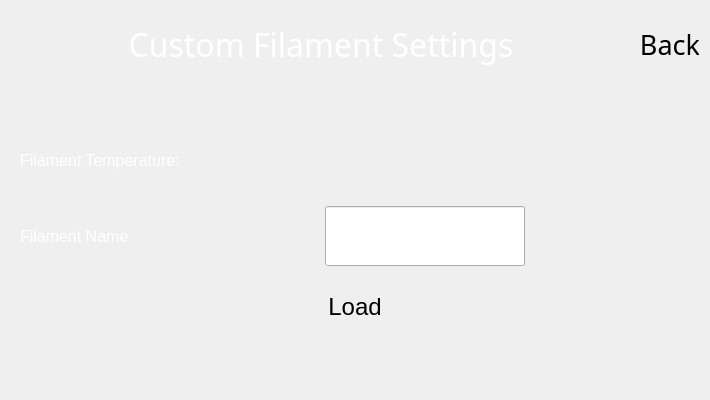
  <widget class="QWidget" name="custom_filament_page">
   <property name="minimumSize">
    <size>
     <width>710</width>
     <height>400</height>
    </size>
   </property>
   <property name="maximumSize">
    <size>
     <width>720</width>
     <height>420</height>
    </size>
   </property>
   <widget class="QWidget" name="horizontalLayoutWidget_4">
    <property name="geometry">
     <rect>
      <x>9</x>
      <y>9</y>
      <width>691</width>
      <height>71</height>
     </rect>
    </property>
    <layout class="QHBoxLayout" name="cfil_page_header_layout" stretch="1,0">
     <property name="spacing">
      <number>6</number>
     </property>
     <item alignment="Qt::AlignHCenter">
      <widget class="QLabel" name="custom_filament_page_header_title">
       <property name="sizePolicy">
        <sizepolicy hsizetype="MinimumExpanding" vsizetype="MinimumExpanding">
         <horstretch>1</horstretch>
         <verstretch>1</verstretch>
        </sizepolicy>
       </property>
       <property name="minimumSize">
        <size>
         <width>500</width>
         <height>60</height>
        </size>
       </property>
       <property name="maximumSize">
        <size>
         <width>500</width>
         <height>60</height>
        </size>
       </property>
       <property name="font">
        <font>
         <family>Momcake</family>
         <pointsize>24</pointsize>
        </font>
       </property>
       <property name="layoutDirection">
        <enum>Qt::RightToLeft</enum>
       </property>
       <property name="styleSheet">
        <string notr="true">background: transparent; color: white;</string>
       </property>
       <property name="text">
        <string>Custom Filament Settings</string>
       </property>
       <property name="alignment">
        <set>Qt::AlignCenter</set>
       </property>
       <property name="class" stdset="0">
        <string>title_text</string>
       </property>
      </widget>
     </item>
     <item alignment="Qt::AlignRight|Qt::AlignVCenter">
      <widget class="BlocksCustomButton" name="custom_filament_header_back_btn">
       <property name="sizePolicy">
        <sizepolicy hsizetype="MinimumExpanding" vsizetype="MinimumExpanding">
         <horstretch>0</horstretch>
         <verstretch>0</verstretch>
        </sizepolicy>
       </property>
       <property name="minimumSize">
        <size>
         <width>60</width>
         <height>60</height>
        </size>
       </property>
       <property name="maximumSize">
        <size>
         <width>60</width>
         <height>60</height>
        </size>
       </property>
       <property name="font">
        <font>
         <family>Momcake</family>
         <pointsize>20</pointsize>
         <italic>false</italic>
         <stylestrategy>PreferAntialias</stylestrategy>
        </font>
       </property>
       <property name="mouseTracking">
        <bool>false</bool>
       </property>
       <property name="tabletTracking">
        <bool>true</bool>
       </property>
       <property name="contextMenuPolicy">
        <enum>Qt::NoContextMenu</enum>
       </property>
       <property name="layoutDirection">
        <enum>Qt::LeftToRight</enum>
       </property>
       <property name="styleSheet">
        <string notr="true"/>
       </property>
       <property name="text">
        <string>Back</string>
       </property>
       <property name="autoDefault">
        <bool>false</bool>
       </property>
       <property name="flat">
        <bool>true</bool>
       </property>
       <property name="class" stdset="0">
        <string>menu_btn</string>
       </property>
       <property name="button_type" stdset="0">
        <string>icon</string>
       </property>
       <property name="icon_pixmap" stdset="0">
        <pixmap resource="resources/button_resources.qrc">:/button_borders/media/btn_icons/back.svg</pixmap>
       </property>
      </widget>
     </item>
    </layout>
   </widget>
   <widget class="QWidget" name="verticalLayoutWidget_2">
    <property name="geometry">
     <rect>
      <x>10</x>
      <y>120</y>
      <width>691</width>
      <height>222</height>
     </rect>
    </property>
    <layout class="QVBoxLayout" name="cfil_page_content_layout" stretch="0,0,1">
     <property name="leftMargin">
      <number>5</number>
     </property>
     <property name="topMargin">
      <number>5</number>
     </property>
     <property name="rightMargin">
      <number>5</number>
     </property>
     <property name="bottomMargin">
      <number>5</number>
     </property>
     <item>
      <layout class="QHBoxLayout" name="cfil_temp_settings_layout" stretch="0,1">
       <property name="leftMargin">
        <number>5</number>
       </property>
       <property name="topMargin">
        <number>5</number>
       </property>
       <property name="rightMargin">
        <number>5</number>
       </property>
       <property name="bottomMargin">
        <number>5</number>
       </property>
       <item>
        <widget class="QLabel" name="custom_filament_temperature_settings_title">
         <property name="sizePolicy">
          <sizepolicy hsizetype="MinimumExpanding" vsizetype="MinimumExpanding">
           <horstretch>0</horstretch>
           <verstretch>0</verstretch>
          </sizepolicy>
         </property>
         <property name="minimumSize">
          <size>
           <width>200</width>
           <height>60</height>
          </size>
         </property>
         <property name="maximumSize">
          <size>
           <width>200</width>
           <height>60</height>
          </size>
         </property>
         <property name="font">
          <font>
           <pointsize>12</pointsize>
          </font>
         </property>
         <property name="styleSheet">
          <string notr="true">background: transparent; color: white;</string>
         </property>
         <property name="text">
          <string>Filament Temperature:</string>
         </property>
        </widget>
       </item>
       <item alignment="Qt::AlignHCenter|Qt::AlignVCenter">
        <widget class="BlocksCustomButton" name="cfil_temp_settings_display_button">
         <property name="sizePolicy">
          <sizepolicy hsizetype="MinimumExpanding" vsizetype="MinimumExpanding">
           <horstretch>0</horstretch>
           <verstretch>0</verstretch>
          </sizepolicy>
         </property>
         <property name="minimumSize">
          <size>
           <width>200</width>
           <height>60</height>
          </size>
         </property>
         <property name="maximumSize">
          <size>
           <width>200</width>
           <height>60</height>
          </size>
         </property>
         <property name="text">
          <string/>
         </property>
         <property name="flat">
          <bool>true</bool>
         </property>
         <property name="button_type" stdset="0">
          <string>display</string>
         </property>
         <property name="icon_pixmap" stdset="0">
          <pixmap/>
         </property>
        </widget>
       </item>
      </layout>
     </item>
     <item>
      <layout class="QHBoxLayout" name="cfil_name_settings_layout" stretch="0,1,0">
       <property name="leftMargin">
        <number>5</number>
       </property>
       <property name="topMargin">
        <number>5</number>
       </property>
       <property name="rightMargin">
        <number>5</number>
       </property>
       <property name="bottomMargin">
        <number>5</number>
       </property>
       <item alignment="Qt::AlignLeft|Qt::AlignVCenter">
        <widget class="QLabel" name="cfil_name_settings_title">
         <property name="minimumSize">
          <size>
           <width>200</width>
           <height>60</height>
          </size>
         </property>
         <property name="maximumSize">
          <size>
           <width>200</width>
           <height>60</height>
          </size>
         </property>
         <property name="font">
          <font>
           <pointsize>12</pointsize>
          </font>
         </property>
         <property name="styleSheet">
          <string notr="true">background: transparent; color: white;</string>
         </property>
         <property name="text">
          <string>Filament Name</string>
         </property>
        </widget>
       </item>
       <item alignment="Qt::AlignHCenter|Qt::AlignVCenter">
        <widget class="QLineEdit" name="cfil_name_input">
         <property name="minimumSize">
          <size>
           <width>200</width>
           <height>60</height>
          </size>
         </property>
         <property name="maximumSize">
          <size>
           <width>200</width>
           <height>60</height>
          </size>
         </property>
        </widget>
       </item>
       <item alignment="Qt::AlignHCenter|Qt::AlignVCenter">
        <widget class="BlocksCustomButton" name="cfil_name_save_btn">
         <property name="sizePolicy">
          <sizepolicy hsizetype="Minimum" vsizetype="Minimum">
           <horstretch>0</horstretch>
           <verstretch>0</verstretch>
          </sizepolicy>
         </property>
         <property name="minimumSize">
          <size>
           <width>60</width>
           <height>60</height>
          </size>
         </property>
         <property name="maximumSize">
          <size>
           <width>60</width>
           <height>60</height>
          </size>
         </property>
         <property name="text">
          <string/>
         </property>
         <property name="flat">
          <bool>true</bool>
         </property>
         <property name="button_type" stdset="0">
          <string>icon</string>
         </property>
         <property name="icon_pixmap" stdset="0">
          <pixmap/>
         </property>
        </widget>
       </item>
      </layout>
     </item>
     <item alignment="Qt::AlignHCenter">
      <widget class="BlocksCustomButton" name="cfil_load_btn">
       <property name="sizePolicy">
        <sizepolicy hsizetype="MinimumExpanding" vsizetype="MinimumExpanding">
         <horstretch>0</horstretch>
         <verstretch>0</verstretch>
        </sizepolicy>
       </property>
       <property name="minimumSize">
        <size>
         <width>200</width>
         <height>60</height>
        </size>
       </property>
       <property name="maximumSize">
        <size>
         <width>200</width>
         <height>60</height>
        </size>
       </property>
       <property name="font">
        <font>
         <family>MS Shell Dlg 2</family>
         <pointsize>18</pointsize>
         <italic>false</italic>
         <stylestrategy>PreferAntialias</stylestrategy>
        </font>
       </property>
       <property name="mouseTracking">
        <bool>false</bool>
       </property>
       <property name="tabletTracking">
        <bool>true</bool>
       </property>
       <property name="contextMenuPolicy">
        <enum>Qt::NoContextMenu</enum>
       </property>
       <property name="layoutDirection">
        <enum>Qt::LeftToRight</enum>
       </property>
       <property name="styleSheet">
        <string notr="true"/>
       </property>
       <property name="text">
        <string>Load</string>
       </property>
       <property name="autoDefault">
        <bool>false</bool>
       </property>
       <property name="flat">
        <bool>true</bool>
       </property>
       <property name="class" stdset="0">
        <string>menu_btn</string>
       </property>
       <property name="borderLeftPixmap" stdset="0">
        <pixmap resource="resources/button_resources.qrc">:/button_borders/media/buttons/btn_part1.svg</pixmap>
       </property>
       <property name="borderCenterPixmap" stdset="0">
        <pixmap resource="resources/button_resources.qrc">:/button_borders/media/buttons/btn_part2.svg</pixmap>
       </property>
       <property name="borderRightPixmap" stdset="0">
        <pixmap resource="resources/button_resources.qrc">:/button_borders/media/buttons/btn_part3.svg</pixmap>
       </property>
       <property name="button_type" stdset="0">
        <string>normal</string>
       </property>
      </widget>
     </item>
    </layout>
   </widget>
  </widget>
